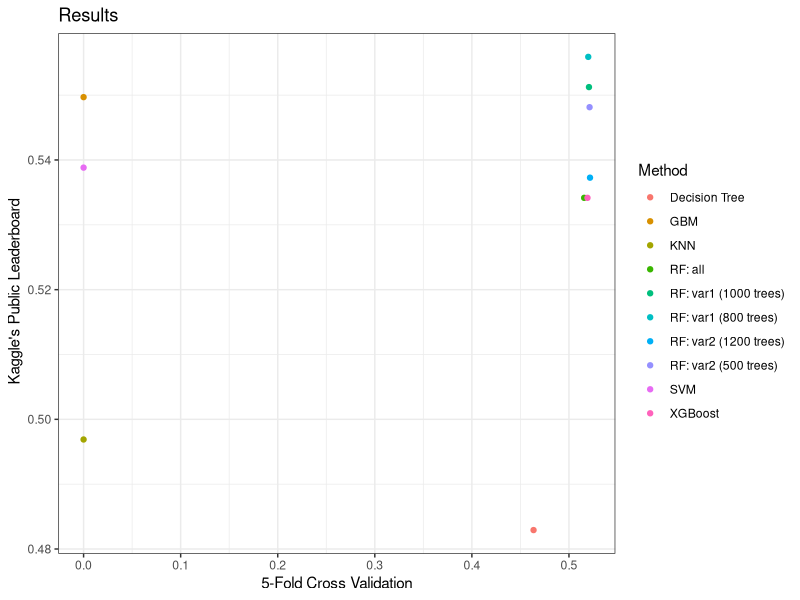

Write R code to recreate this figure.
## ---- chunk 1

library(ggplot2)

## ---- chunk 2

Method <- c("RF: all","RF: var1 (800 trees)","RF: var1 (1000 trees)","RF: var2 (500 trees)","RF: var2 (1200 trees)", "XGBoost",  "Decision Tree", "GBM", "KNN", "SVM" )
CV     <- c(0.5156653, 0.519882, 0.5206152, 0.52125, 0.5217,  0.51909,  0.4635335, 0, 0, 0)
Kaggle <- c(0.53416, 0.55590, 0.55124, 0.54814, 0.53727, 0.53416, 0.48292, 0.54969, 0.49689, 0.53882)


df <- data.frame(Method= Method, CV = CV, Kaggle = Kaggle)


ggplot(df, aes(x = CV, y = Kaggle, color = Method)) + 
  geom_point() +
  ggtitle("Results")  + 
  xlab("5-Fold Cross Validation") + 
  ylab(" Kaggle's Public Leaderboard") + 
  theme_bw()


